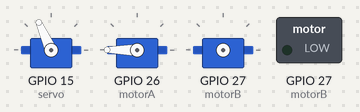
Bench run of a sketch on a simulated ESP32. On the bench: 3 × servo, switched loads named in the sketch (green lamp = pin HIGH). Servo pulses on a pin are drawn as a servo (544–2400 µs = 0–180°); pins used as bus, display or sensor lines are not drawn.

Above: at 1.1 s.
At 8.0 s:
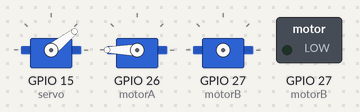
At 10.4 s:
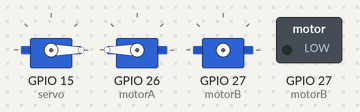
At 22.04 s:
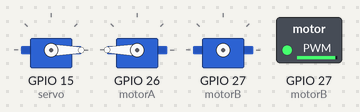
At 33.7 s:
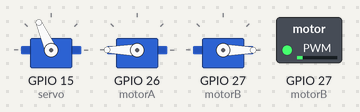
At 37.1 s:
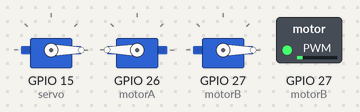
Timing chart, 0 to 38.6 s (numbered marks = the images above):
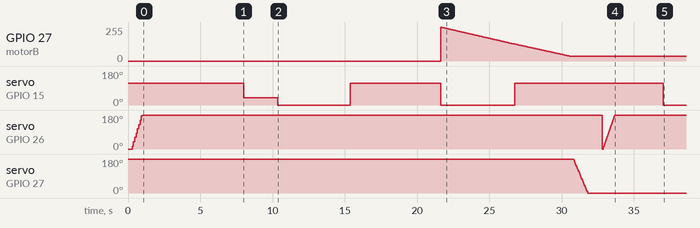

The sketch:

second_try.ino
```cpp
const int servo = 15; //13 15--舵机
const int motorA =26; //电机A
const int motorB = 27;//电机B

const int freq = 50;//频率
const int resolution = 8;//分辨率

const int servo_channel = 0;//舵机
const int motorA_channel = 1;//电机A
const int motorB_channel = 2;//电机B


void setup() {
    //舵机
    ledcSetup(servo_channel,freq,resolution);
    ledcAttachPin(servo,servo_channel);
    //电机A
    ledcSetup(motorA_channel,freq,resolution);
    ledcAttachPin(motorA,motorA_channel);
    //电机B
    ledcSetup(motorB_channel,freq,resolution);
    ledcAttachPin(motorB,motorB_channel);

    /*初始化*/
    ledcWrite(servo_channel,22);
    ledcWrite(motorA_channel,0);
    ledcWrite(motorB_channel,0);
    }

void loop(){
  while (1){
    for(int a = 0;a <= 255;a=a+3){
      ledcWrite(motorA_channel,a);
      delay(93);
      }
    for(int a = 255;a >191 ;a--){
      ledcWrite(motorA_channel,a);
      ledcWrite(servo_channel,12);
      delay(37);
      }
    for(int a=191;a >127 ;a--){
      ledcWrite(motorA_channel,a);
      ledcWrite(servo_channel,7);
      delay(78);
      }
    for(int a=127;a<255;a++){
      ledcWrite(servo_channel,22);
      ledcWrite(motorA_channel,a);
      delay(45);
      }

    ledcWrite(motorA_channel,0);
    delay(500);

    for(int b=255;b > 127 ;b=b-1){
      ledcWrite(motorB_channel,b);
      ledcWrite(servo_channel,7);
      delay(40);
      }
    for(int b=127;b > 0 ;b=b-1){
      ledcWrite(motorB_channel,b);
      ledcWrite(servo_channel,22);
      delay(42);
      }
    ledcWrite(motorB_channel,0);
    delay(500);
    for(int a=0;a<127 ;a=a+1){
      ledcWrite(motorA_channel,a);
      ledcWrite(servo_channel,22);
      delay(35);
      }
    for(int a=127;a<255 ;a=a+1){
      ledcWrite(motorA_channel,a);
      ledcWrite(servo_channel,7);
      delay(40);
      }
    ledcWrite(motorA_channel,0);
    delay(200);
    ledcWrite(servo_channel,22);
    delay(300);
    for(int b=255;b > 0 ;b=b-3){
      ledcWrite(motorB_channel,b);
      delay(60);
      }
    ledcWrite(motorA_channel,255);
    delay(2000);
    for(int a=255;a >191 ;a--){
      ledcWrite(motorA_channel,a);
      ledcWrite(servo_channel,14);
      delay(40);
      }
    for(int a=191;a >127 ;a--){
      ledcWrite(motorA_channel,a);
      ledcWrite(servo_channel,7);
      delay(74);
      }
    for(int a=127;a <=255 ;a=a+3){
      ledcWrite(motorA_channel,a);
      ledcWrite(servo_channel,22);
      delay(90);
      }
    ledcWrite(motorA_channel,255);
    delay(10000);
    }
  }
```

Measured:
- by itself, servo on GPIO 15 (servo): 114° → 38° at 8.0 s, → 0° 2.4 s later, → 114° 5.0 s later, → 0° 6.3 s later, … (6 changes in this stretch)
- by itself, servo on GPIO 26 (motorA): 0° → 15° at 0.28 s, → 38° 0.09 s later, → 61° 0.09 s later, → 84° 0.09 s later, … (34 changes in this stretch)
- by itself, servo on GPIO 27 (motorB): moves from 180° to 0° over 0.97 s
